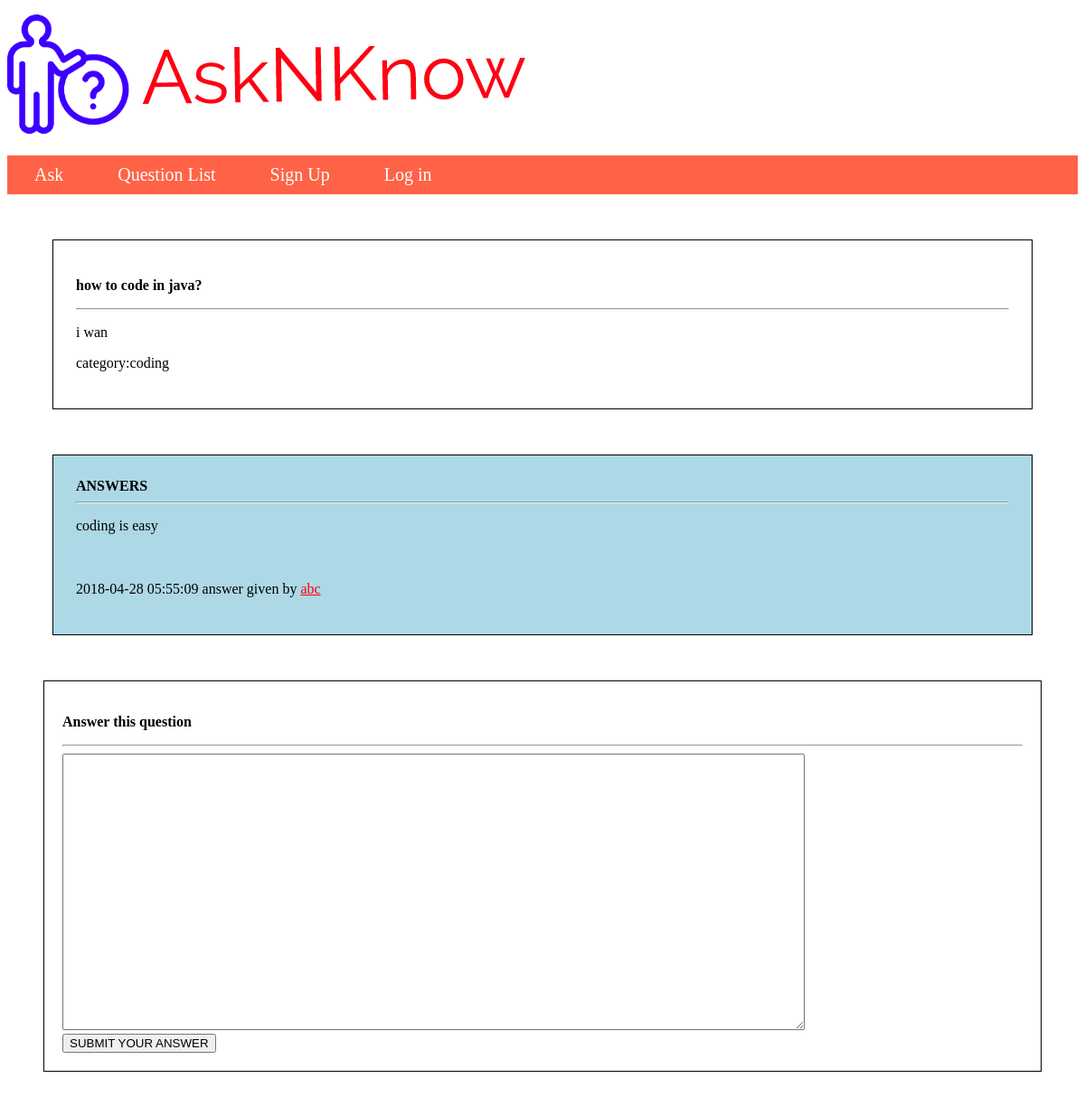
The app's page /answer.php?question_id=11 with its own data.
### tables this page shows
CREATE TABLE `question` (
  `id` int(20) NOT NULL,
  `title` varchar(1000) NOT NULL,
  `question` varchar(5000) NOT NULL,
  `category` varchar(100) NOT NULL,
  `user_id` int(20) NOT NULL,
  `time` timestamp NOT NULL DEFAULT CURRENT_TIMESTAMP ON UPDATE CURRENT_TIMESTAMP,
  `upvote` int(50) NOT NULL,
  `downvote` int(50) NOT NULL
);

CREATE TABLE `answer` (
  `id` int(20) NOT NULL,
  `question_id` int(20) NOT NULL,
  `user_id` int(20) NOT NULL,
  `answer` varchar(2000) NOT NULL,
  `time` timestamp NOT NULL DEFAULT CURRENT_TIMESTAMP ON UPDATE CURRENT_TIMESTAMP
);

CREATE TABLE `user` (
  `id` int(10) NOT NULL,
  `username` varchar(255) NOT NULL,
  `email` varchar(255) NOT NULL,
  `password` varchar(100) NOT NULL,
  `reg_date` timestamp NOT NULL DEFAULT CURRENT_TIMESTAMP ON UPDATE CURRENT_TIMESTAMP
);

### answer.php (the view, shortened to what this page needs)
<!DOCTYPE html>
<html>
<head>
</head>
<body>
	<?php include("header.php") ?>
	<?php
		$conn=connect();
		$id=$_REQUEST['question_id'];
		$sql="select * from question where id='$id'";
		$result=mysqli_query($conn,$sql);
		if(mysqli_num_rows($result)==1){
			$row=mysqli_fetch_assoc($result);
			echo "<div class='question_view'>";
			echo "<p><b>$row[title]</b></p><hr>";
			echo "<p>$row[question]</p>";
			echo "<p>category:$row[category]</p>";
			echo "</div>";
		}
		$answer_sql="select a.*, b.username from answer a,user b where a.user_id=b.id and a.question_id=$id";
		$answer_res=mysqli_query($conn,$answer_sql);
		if(mysqli_num_rows($answer_res)>0){
			echo "<div class='answer_view'>".
				 "<b>ANSWERS</b><br>";
			while($row=mysqli_fetch_assoc($answer_res)){
				echo "<hr><p>$row[answer]<br><br>$row[time] answer given by ".
				     " <a style='color:red' href='profile.php?user_id=$row[user_id]'>$row[username]</a></p>";
			}
			echo "</div>";
		}
	?>
	<div class="answer_box">
		<form method="post" action="answer_insert.php?question_id=<?php echo($id); ?>">
			<p><b>Answer this question</b></p>
			<hr>
			<textarea name="answer" rows="20" cols="100" required></textarea><br>
			<input type="submit" value="SUBMIT YOUR ANSWER">
		</form>
	</div>
</body>
</html>

### answer.php (style rules this page uses)
.question_view { border: 1px solid black; margin: 50px; padding: 25px; }
.answer_view { border: 1px solid black; margin: 50px; padding: 25px; background-color: lightblue; }
.answer_box { border: 1px solid black; margin: 40px; padding: 20px; }

### records on screen
question: title "how to code in java?", question "i wan", category "coding"
answer: answer "coding is easy", time "2018-04-28 05:55:09", user.username "abc"
